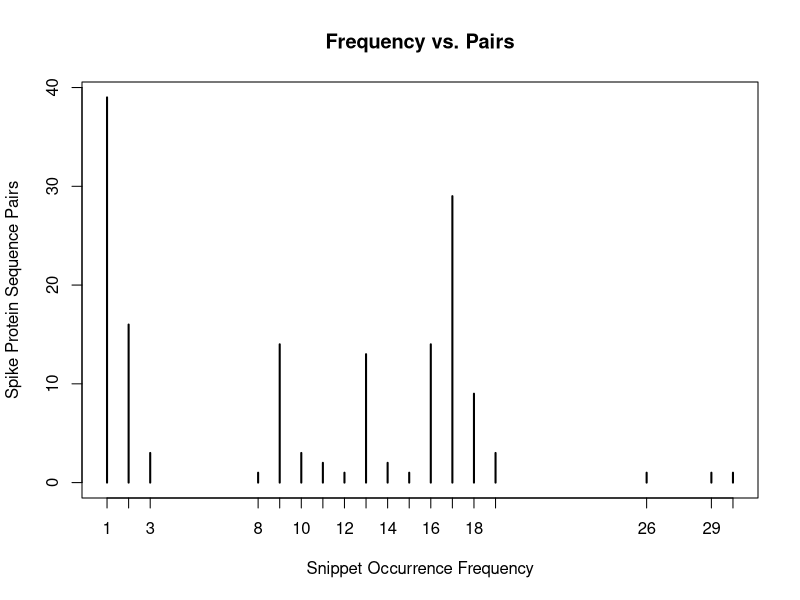
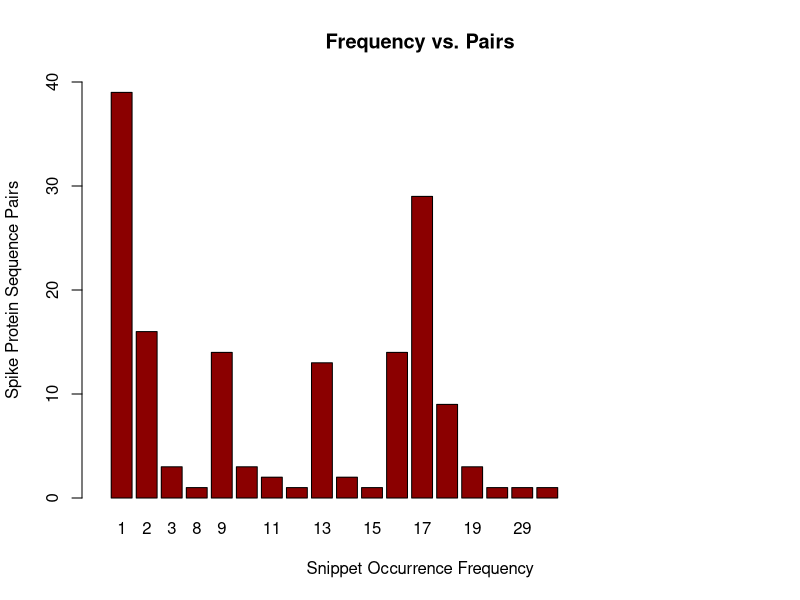
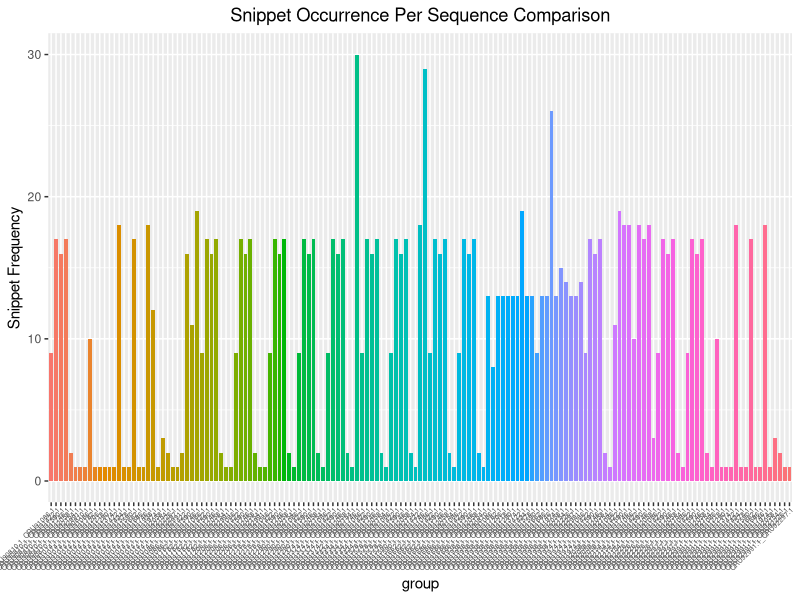
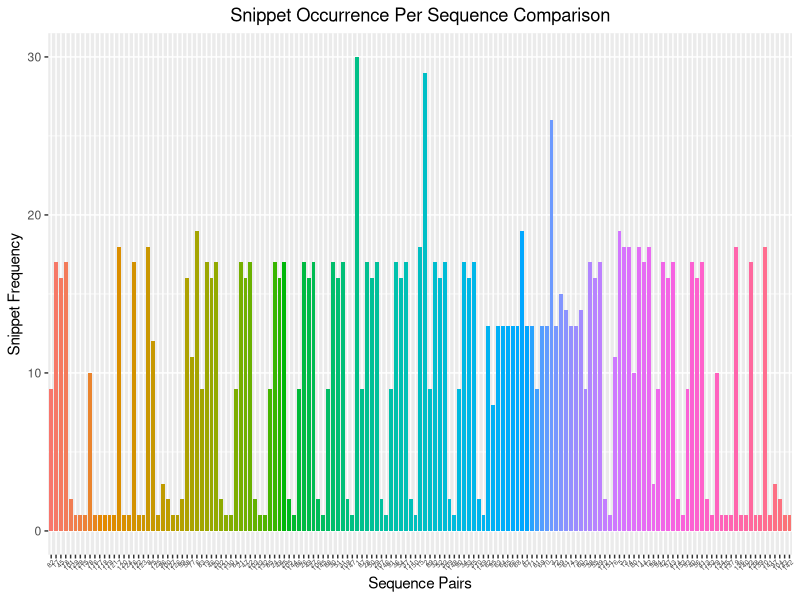

Reproduce these figures in R, in order. (Note: this script raises an error after producing the figures.)
# DESCRIPTION ######################
# file name: plot_22_sequence_snippets.R
# Purpose: Data visualization.
# Note: This could be used for an arbitrarily long file. However, the
# plots would become very big.
# This description was written and the file pushed to GitHub on April 23, 2021
##

# IMPORT PACKAGES #############################
# import ggplot2 data visualization library for plotting
# import data.table for enhanced data storage capabilities

library(data.table)
library(ggplot2)

# GET AND STORE DATA #############################

# Get the main file and read it

snippets <- read.csv(file = '22_snippet_occurrences.csv')

# look at a "sneak peak" of the file,
# to see what it looks like

head(snippets)

# make a table where column names are numbered according to number of snippets,
# and the row entry for each column is the number of S protein sequence pairs
# that have the number of snippets corresponding to a column.
# That is, if 1 is the name of the column and 39 is the number in the first
# and only row beneath it, then the number of sequence pairs with 1 snippet
# occurrence is 39. That is, in 39 out of 154 pairs of aligned
# amino acid (AA) sequences,
# there is just 1 instance of a mismatch, or snippet occurrence in the
# compared AA sequences.

snippet_table <- table(snippets$AA_MISMATCHES)

print(snippet_table)

numberIDs <- length(snippets$SEQUENCE_PAIRS)
print(numberIDs)

# get data and organize it as a data frame
df <- data.frame(group = c(rep(snippets$SEQUENCE_PAIRS)),
                 values = snippets$AA_MISMATCHES)

# another way to get data, with x-values being the 1st, 2nd, ..., nth id in file
# as the x-values.
# get data and organize it as a data frame
dfTwo <- data.frame(group = c(seq(1, numberIDs, 1)),
                 values = snippets$AA_MISMATCHES)

# PLOT ################################################
# Plotting the snippet table. Basic plot. Numbers along the x-axis
# correspond to the columns, and y-values to row entries for each column in
# the snippet_table above.
plot(snippet_table,
     main="Frequency vs. Pairs",
     xlab="Snippet Occurrence Frequency",
     ylab="Spike Protein Sequence Pairs")

# a slightly more aesthetic visualization with title and x-, y-labels.
barplot(snippet_table,
        col='dark red',
        main="Frequency vs. Pairs",
        xlab="Snippet Occurrence Frequency",
        ylab="Spike Protein Sequence Pairs",
        xlim=c(0,30),
        ylim=c(0,40)
)

print(length(snippets$SEQUENCE_PAIRS))
print(length(numberIDs))

# using ggplots2 library, plot with x-labels being the accession ID pairs
ggplot(df) +
        geom_bar(aes(group, values, fill = group), stat = "identity", width = .8) +
        ylab("Snippet Frequency") +
        ylab("Snippet Frequency") +
        ggtitle("Snippet Occurrence Per Sequence Comparison") +
        theme(legend.position = "none",
              axis.text.x = element_text(angle = 45,
                                         hjust = 1,
                                         size = 5,
                                         margin = margin(r=0)),
              plot.title = element_text(hjust = 0.5))

# another plot, barplot, trying numeric representation of accession data
ggplot(df) +
        geom_bar(aes(group, values, fill = group), stat = "identity", width = .8) +
        ylab("Snippet Frequency") +
        scale_x_discrete(name="Sequence Pairs",
                         breaks = snippets$SEQUENCE_PAIRS,
                         labels= 1 : numberIDs) +
        ggtitle("Snippet Occurrence Per Sequence Comparison") +
        theme(legend.position = "none",
              axis.text.x = element_text(angle = 45,
                                         hjust = 1,
                                         size = 5,
                                         margin = margin(r=0)),
              plot.title = element_text(hjust = 0.5))

rlang::last_error()

# try using graphics devices (png) to set the exact width and height of the image

# (5) another plot
ggplot(dfTwo) +
        geom_bar(aes(group, values, fill = group), stat = "identity", width = .8) +
        ylab("Snippet Frequency") +
        xlab("Sequence Pairs") +
        scale_x_continuous(breaks = pretty(1 : numberIDs, n=153)) +
        ggtitle("Snippet Occurrence Per Sequence Comparison") +
        theme(legend.position = "none",
              axis.text.x = element_text(angle = 45,
                                         hjust = 1,
                                         size = 6,
                                         margin = margin(r=0)),
              plot.title = element_text(hjust = 0.5))


rlang::last_error()

# SUPPLEMENTARY DATA VISUALIZATION TOOLS ######################

# Build a table that maps the accession ID pairs to the plots

barplotFrame <- data.frame('accession_id_pair'=snippets$SEQUENCE_PAIRS)

print(barplotFrame)

write.csv(barplotFrame, file='BarPlotX-LabelLegend.csv')
# LAST THINGS #################################################

# clean environment
rm(list = ls())

# Detach packages
detach("Package:ggplot2", unload = TRUE)
detach("package:data.table", unload = TRUE)

# Remove plots
dev.off()

# Clean console
cat("\014")
# END #########################
